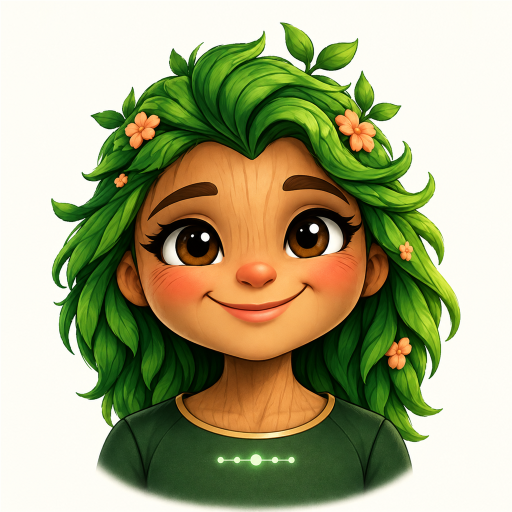
#> input picture flo-agent/.flo/assets/team/flo/1024.png, 1024 x 1024 px (shown at 1/2 size)
$ python build_team_avatars.py
#> lines starting #> are read from the running program, lines starting #| are printed output that depends on the picture; after the words box and inside, x2 and y2 are one past the last pixel; in counts of white or black regions, pixels touching at a corner belong together
#!/usr/bin/env python3
"""Integrate the owner-approved Flo Team visual assets into their permanent locations.

    python scripts/flo/build_team_avatars.py

Source of truth (approved 2026-09-08, see .flo/assets/team/GENERATED_ASSET_REPORT.md
and ASSET_MANIFEST.yaml): ``.flo/assets/team/<name>/{1024,512,256,128,64}.png``
(square masters, opaque ivory background), ``.flo/assets/team/app_icon/``
(transparent PNG sizes, ``flo.ico``, ``flo.iconset/``) and
``.flo/assets/team/flo_team_banner_16x9.png``.

Outputs (all derived with a centered circular mask, never regenerated):

* ``.flo/assets/team/<name>/circle-{512,256,128,64}.png`` — RGBA circular crops.
* ``.flo/profile/<name>/assets/avatar.png`` — the Hermes profile avatar
  (512 circular RGBA PNG, < 2MB) served through ``profiles.get_asset`` to the
  Bots pane, chat sender icons and task assignments.
* ``apps/desktop/public/team/<name>-{256,128,64}.png`` — circular icons for
  the Team page and any future chat/task surfaces that need a static path.
* ``apps/desktop/public/flo-team-banner.png`` — 1280x720 copy of the banner.
* App icon: ``apps/desktop/assets/icon.png`` (1024 transparent),
  ``icon.ico`` (the delivered multi-frame ICO, copied verbatim),
  ``icon.icns`` (built from the delivered iconset PNGs with Pillow's ICNS
  writer — the same tooling the brand pass used; signing settings untouched),
  ``apps/desktop/public/apple-touch-icon.png`` (180),
  ``apps/desktop/public/flo-badge.png`` (512) + the Flo home header badge,
  ``apps/desktop/public/flo-face.png`` (brand mark = circular Flo 256).

Nothing here touches crop-review sheets, review sheets or archived artwork.
"""

from __future__ import annotations

import shutil
from pathlib import Path

from PIL import Image, ImageDraw

REPO = Path(__file__).resolve().parents[2]
TEAM_ASSETS = REPO / ".flo" / "assets" / "team"
PROFILES = REPO / ".flo" / "profile"
DESKTOP = REPO / "apps" / "desktop"
PUBLIC_TEAM = DESKTOP / "public" / "team"
NAMES = ("flo", "malcolm", "chadwick", "whisper", "sage", "franklin")
CIRCLE_SIZES = (512, 256, 128, 64)


def circle_crop(img: Image.Image, size: int) -> Image.Image:
    """Centered circular crop with anti-aliased edge (supersampled mask)."""
    img = img.convert("RGBA")
    w, h = img.size
    side = min(w, h)
    left, top = (w - side) // 2, (h - side) // 2
    square = img.crop((left, top, left + side, top + side)).resize((size, size), Image.LANCZOS)
    scale = 4
    mask = Image.new("L", (size * scale, size * scale), 0)
    ImageDraw.Draw(mask).ellipse((0, 0, size * scale - 1, size * scale - 1), fill=255)
    mask = mask.resize((size, size), Image.LANCZOS)
    out = Image.new("RGBA", (size, size), (0, 0, 0, 0))
    out.paste(square, (0, 0), mask)
    return out


def build_portraits() -> None:
    PUBLIC_TEAM.mkdir(parents=True, exist_ok=True)
    for name in NAMES:
        master = TEAM_ASSETS / name / "1024.png"
        if not master.exists():
            raise SystemExit(f"missing approved master {master}")
        src = Image.open(master)
#> src is the input picture: PIL image 1024x1024 RGBA; mean R, G, B, A 169.1, 169.7, 130.7, 254.9
        assert src.size == (1024, 1024), f"{master} is {src.size}, expected 1024x1024"
        for size in CIRCLE_SIZES:
            circle_crop(src, size).save(TEAM_ASSETS / name / f"circle-{size}.png", optimize=True)
#> this loop made 4 passes
#> pass 1, in circle_crop, `square = img.crop((left, top, left + side, top + side)).resize((size, ..`:
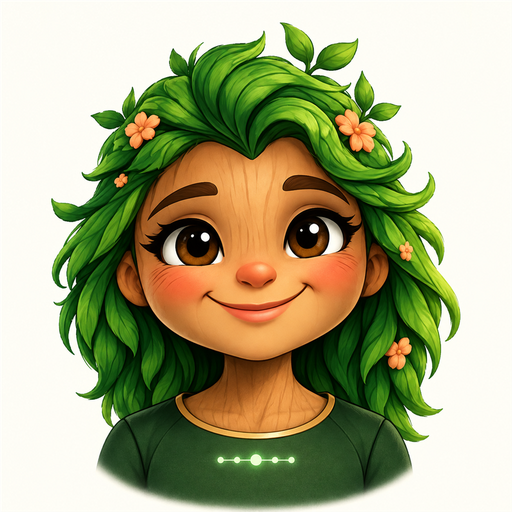
#> square: PIL image 512x512 RGBA; mean R, G, B, A 169.1, 169.7, 130.6, 254.9; transparent parts drawn white
#> pass 1, in circle_crop, `mask = mask.resize((size, size), Image.LANCZOS)`:
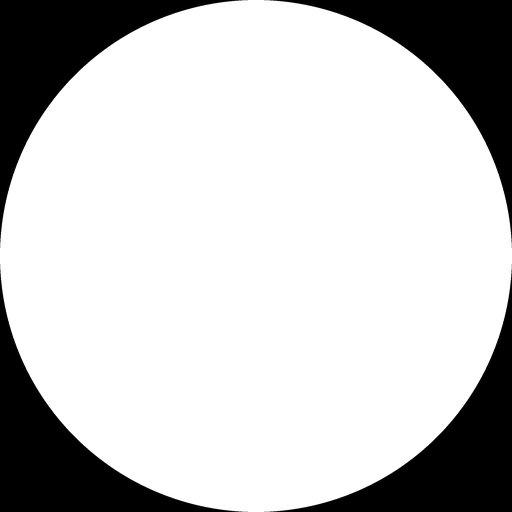
#> mask: PIL image 512x512 L; min 0, max 255, mean 200.3
        avatar = PROFILES / name / "assets" / "avatar.png"
        avatar.parent.mkdir(parents=True, exist_ok=True)
        circle_crop(src, 512).save(avatar, optimize=True)
#> in circle_crop (call 5), `ImageDraw.Draw(mask).ellipse((0, 0, size * scale - 1, size * scale - 1..`:
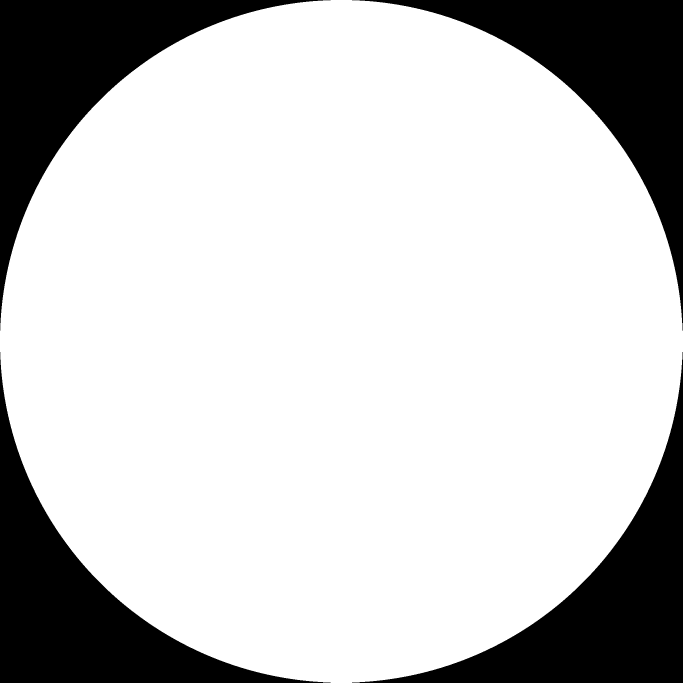
#> mask: PIL image 2048x2048 L (shown at 1/3 size); 78.5% white; 4 black regions, box (x1, y1, x2, y2) and area: (0, 0, 992, 992) 225100, (1056, 0, 2048, 992) 225100, (0, 1056, 992, 2048) 225100, (1056, 1056, 2048, 2048) 225100
#> (the run stopped early here; a loop or call above may not have finished)
